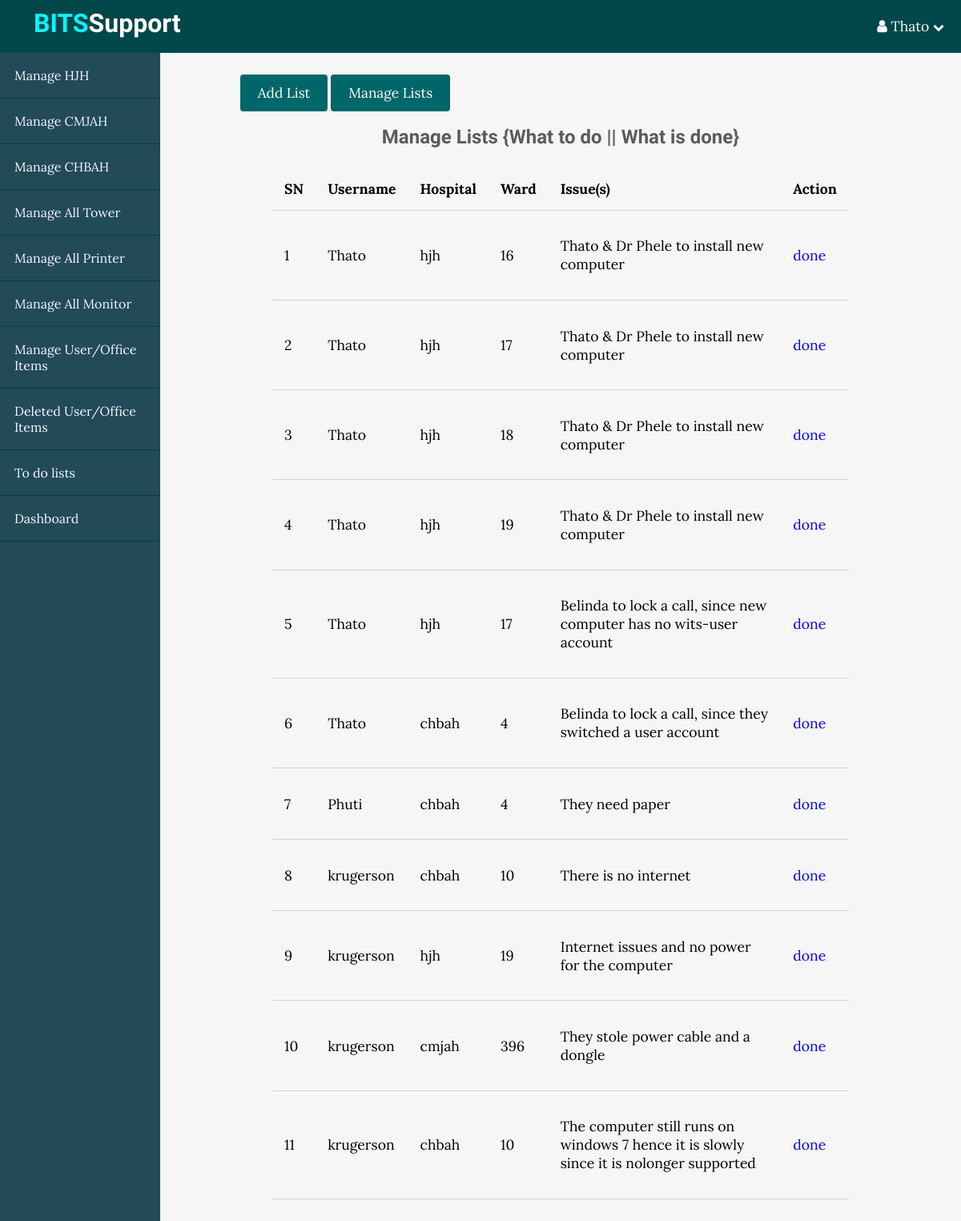
Screenshot of /BITS/usersTodo.php (signed in) with the database file from the repository.
### tables this page shows
CREATE TABLE `todo` (
  `id` int(11) NOT NULL,
  `username` varchar(255) NOT NULL,
  `hospital` varchar(11) NOT NULL,
  `ward` varchar(255) NOT NULL,
  `issue` varchar(255) NOT NULL,
  `done` tinyint(4) NOT NULL,
  `created_at` timestamp NOT NULL DEFAULT current_timestamp()
);

### BITS/app/database/db.php (called while the page is built, shortened)
<?php
require("connect.php");
function selectAll($table, $conditions = []){
    global $conn;
    $sql = "SELECT * FROM $table";
    if (empty($conditions)){
        $stmt = $conn->prepare($sql);
        $stmt->execute();
        $records = $stmt->get_result()->fetch_all(MYSQLI_ASSOC);
        return $records;
    }
}

### BITS/app/controllers/support.php (called while the page is built, shortened)
<?php
include(ROOT_PATH . "/app/database/db.php");
$todo_data = selectAll('todo');

### BITS/usersTodo.php (the view, shortened to what this page needs)
<?php
include(ROOT_PATH . "/app/controllers/support.php");
?>
<!DOCTYPE html>
<html lang="en">
<head>
    <link rel="stylesheet" href="https://maxcdn.bootstrapcdn.com/font-awesome/4.5.0/css/font-awesome.min.css">
    <link rel="stylesheet" href="assets/css/style.css">
    <link rel="stylesheet" href="assets/css/admin.css">
</head>
<body>
<?php include(ROOT_PATH . "/app/includes/adminHeader.php");?>
<div class="admin-wrapper">
    <?php include(ROOT_PATH . "/app/includes/userSidebar.php");?>
    <div class="admin-content">
        <div class="button-group">
            <a href="usersTodoCreate.php" class="btn btn-big">Add List</a>
            <a href="usersTodo.php" class="btn btn-big">Manage Lists</a>
        </div>
        <div class="content">
            <h2 class="page-title">Manage Lists {What to do || What is done}</h2>
            <table>
                <thead>
                <th>SN</th>
                <th>Username</th>
                <th>Hospital</th>
                <th>Ward</th>
                <th>Issue(s)</th>
                <th>Action</th>
                </thead>
                <tbody>
                <?php foreach ($todo_data as $key => $list): ?>
                    <tr>
                        <td><?php echo $key + 1; ?></td>
                        <td><?php echo $list['username']; ?></td>
                        <td><?php echo $list['hospital']; ?></td>
                        <td><?php echo $list['ward']; ?></td>
                        <td><?php echo $list['issue']; ?></td>
                        <?php if($list['done']): ?>
                            <td><a href="usersTodo.php?user_done=0&user_done_id=<?php echo $list['id']; ?>" class="publish">done</a></td>
                        <?php else: ?>
                            <td><a href="usersTodo.php?user_done=1&user_done_id=<?php echo $list['id']; ?>" class="unpublish">not done</a></td>
                        <?php endif; ?>
                    </tr>
                <?php endforeach; ?>
                </tbody>
            </table>
        </div>
    </div>
</div>
</body>
</html>

### BITS/assets/css/style.css (style rules this page uses)
* { box-sizing: border-box; }
html, body { height: 100%; padding: 0px; margin: 0px; background: #f6f6f6; font-family: 'Lora', Serif; }
h1, h2, h3, h4, h5, h6 { font-family: 'candal',Serif; color: #5c5b5b; margin: 5px; }
a { text-decoration: none; color: inherit; }
.btn { padding: 0.5rem 1rem; background: #006669; color: white; border: 1px solid transparent; border-radius: 0.25rem; font-size: 1.08em; font-family: 'Lora',Serif; }
.btn-big { padding: 0.7rem 1.3rem; line-height: 1.3rem; }
.content { width: 90%; margin: 30px auto 30px; }

### BITS/assets/css/admin.css (style rules this page uses)
.admin-wrapper { display: flex; height: calc(100% - 66px); }
.admin-wrapper .admin-content { flex: 8; height: 100%; padding: 40px 100px 100px; overflow-y: scroll; overflow-x: scroll; }
.admin-content .page-title { text-align: center; margin-bottom: 1.5rem; }
table { width: 100%; border-collapse: collapse; font-size: 1.1rem; }
th, td { padding: 15px; text-align: left; border-bottom: 1px solid #d3d3d3; }
.publish { color: blue; }

### rows the page displays
todo: username "Thato", hospital "hjh", ward "16", issue "Thato & Dr Phele to install new computer"
todo: username "Thato", hospital "hjh", ward "17", issue "Thato & Dr Phele to install new computer"
todo: username "Thato", hospital "hjh", ward "18", issue "Thato & Dr Phele to install new computer"
todo: username "Thato", hospital "hjh", ward "19", issue "Thato & Dr Phele to install new computer"
todo: username "Thato", hospital "hjh", ward "17", issue "Belinda to lock a call, since new computer has no wits-user account"
todo: username "Thato", hospital "chbah", ward "4", issue "Belinda to lock a call, since they switched a user account"
todo: username "Phuti", hospital "chbah", ward "4", issue "They need paper"
todo: username "krugerson", hospital "chbah", ward "10", issue "There is no internet"
todo: username "krugerson", hospital "hjh", ward "19", issue "Internet issues and no power for the computer"
todo: username "krugerson", hospital "cmjah", ward "396", issue "They stole power cable and a dongle"
todo: username "krugerson", hospital "chbah", ward "10", issue "The computer still runs on windows 7 hence it is slowly since it is nolonger supported"

### other values shown
$_SESSION['username'] "Thato"
